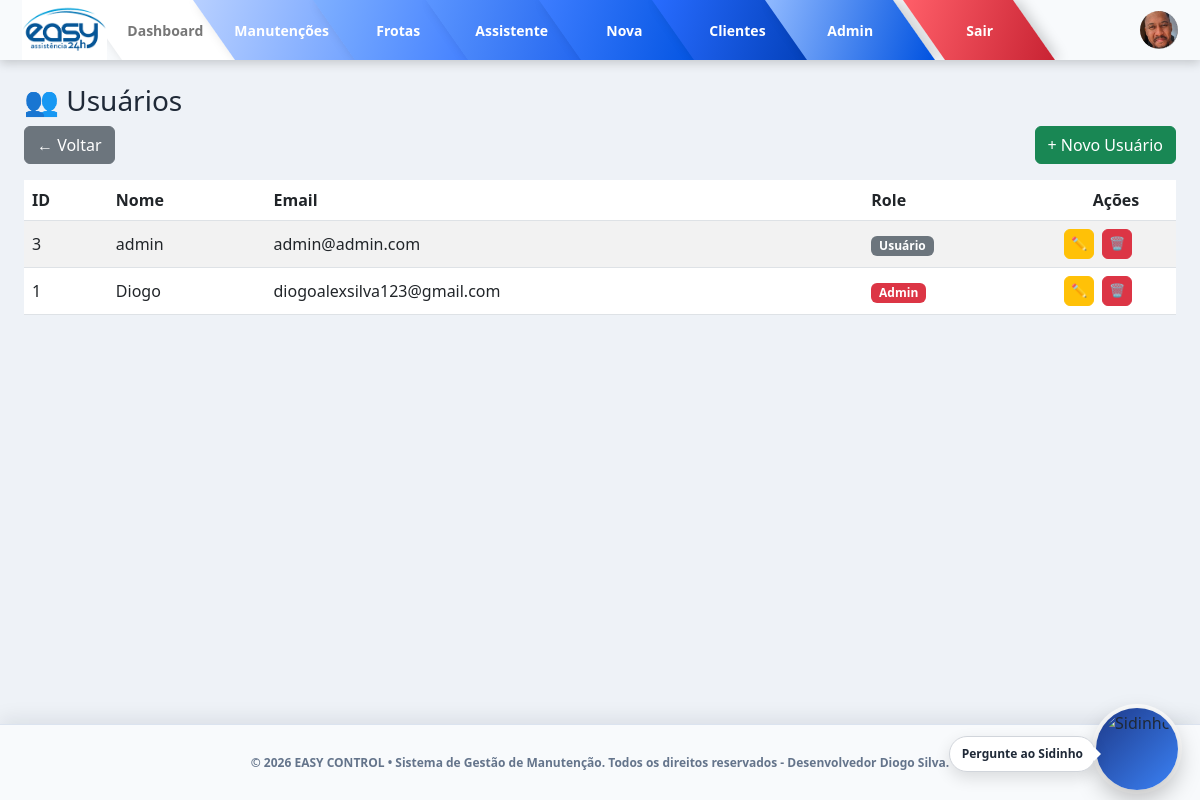
The page /admin/usuarios (signed in) on the database as committed earlier.
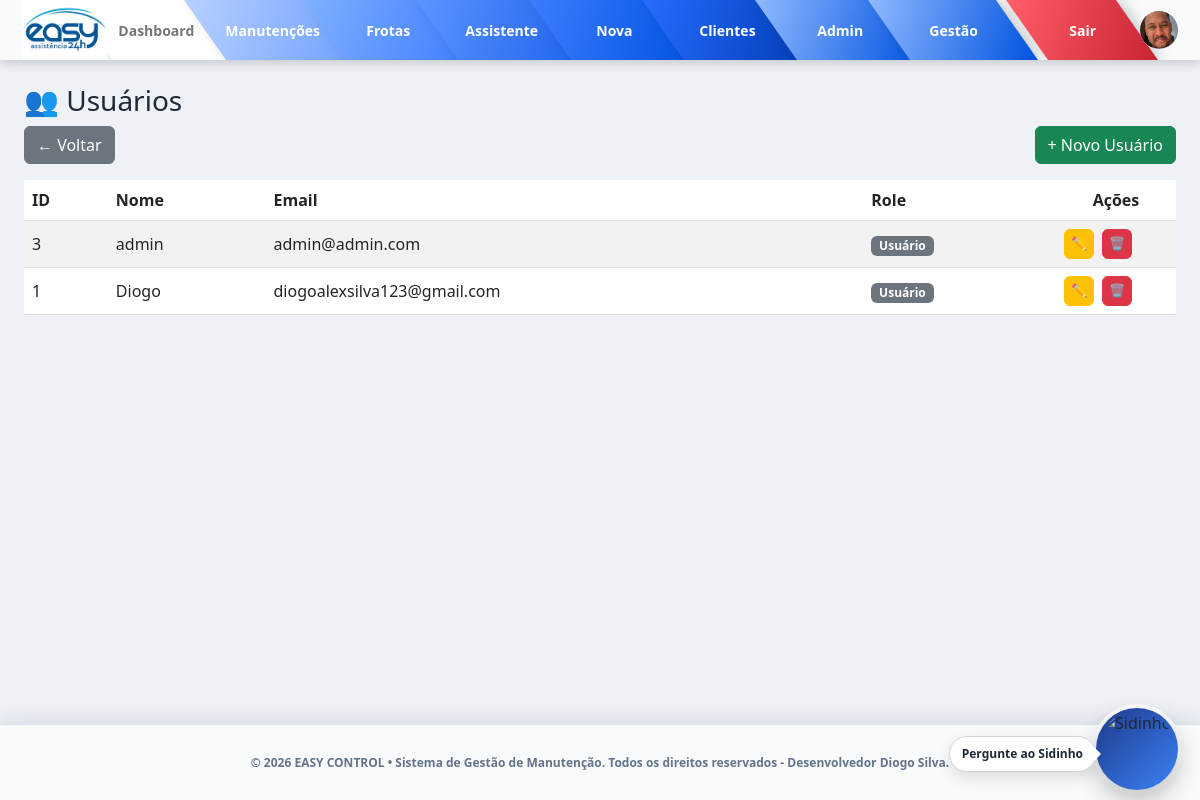
The same page on the database as committed later.
### models/usuario.py (models this page shows, shortened)
class Usuario(db.Model):
    __tablename__ = "usuarios"
    id = db.Column(db.Integer, primary_key=True)
    nome = db.Column(db.String(100), unique=True, nullable=False)
    email = db.Column(db.String(100))
    senha_hash = db.Column(db.String(200), nullable=False)
    role = db.Column(db.String(20), default="usuario")
    foto = db.Column(db.String(255))

### routes/admin.py (the view)
@admin_bp.route("/usuarios")
@admin_required
def listar_usuarios():
    usuarios = Usuario.query.order_by(Usuario.id.desc()).all()
    return render_template("admin/usuarios.html", usuarios=usuarios)

### utils/auth.py (called while the page is built)
def admin_required(f):
    @wraps(f)
    def decorated_function(*args, **kwargs):
        if not session.get("user_id"):
            return redirect("/login")
        if session.get("user_role") not in ["admin", "gestao"]:
            return "Acesso negado 🚫"
        return f(*args, **kwargs)
    return decorated_function

### templates/admin/usuarios.html
{% extends "base.html" %}
{% block content %}
<h3>👥 Usuários</h3>
<div class="d-flex justify-content-between align-items-center mb-3">
  <a href="/admin/" class="btn btn-secondary">
    ← Voltar
  </a>
  <a href="/admin/usuarios/novo" class="btn btn-success">
    + Novo Usuário
  </a>
</div>
<table class="table table-striped">
  <thead>
    <tr>
      <th>ID</th>
      <th>Nome</th>
      <th>Email</th>
      <th>Role</th>
      <th>Ações</th>
    </tr>
  </thead>
  <tbody>
    {% for u in usuarios %}
    <tr>
      <td>{{ u.id }}</td>
      <td>{{ u.nome }}</td>
      <td>{{ u.email }}</td>
      <td>
        {% if u.role == "admin" %}
          <span class="badge bg-danger">Admin</span>
        {% else %}
          <span class="badge bg-secondary">Usuário</span>
        {% endif %}
      </td>
      <td class="d-flex gap-2">
        <a href="/admin/usuarios/editar/{{ u.id }}"
           class="btn btn-sm btn-warning">
          ✏️
        </a>
        <a href="/admin/usuarios/excluir/{{ u.id }}"
           class="btn btn-sm btn-danger"
           onclick="return confirm('Tem certeza que deseja excluir?')">
          🗑️
        </a>
      </td>
    </tr>
    {% endfor %}
  </tbody>
</table>
{% endblock %}

### templates/base.html (shortened to what this page needs)
<!DOCTYPE html>
<html lang="pt-br">
<head>
  <link href="https://cdn.jsdelivr.net/npm/bootstrap@5.3.0/dist/css/bootstrap.min.css" rel="stylesheet">
  <link href="https://cdn.jsdelivr.net/npm/bootstrap-icons@1.10.5/font/bootstrap-icons.css" rel="stylesheet">
  <link rel="stylesheet" href="{{ url_for('static', filename='css/style.css') }}">
</head>
<body>
<nav class="top-menu-skew">
  <div class="top-logo">
    <img src="{{ url_for('static', filename='css/img/logo.png') }}" alt="Logo">
  </div>
  <div class="top-links">
    <a href="{{ url_for('dashboard.dashboard') }}" class="skew-item">
      <span>Dashboard</span>
    </a>
    <a href="{{ url_for('manutencao.lista') }}" class="skew-item">
      <span>Manutenções</span>
    </a>
    <a href="/frotas" class="skew-item">
      <span>Frotas</span>
    </a>
    <a href="/assistente" class="skew-item">
      <span>Assistente</span>
    </a>
    {% if session.get("user_role") in ["admin", "gestao"] %}
      <a href="{{ url_for('manutencao.nova') }}" class="skew-item">
        <span>Nova</span>
      </a>
      <a href="/clientes/" class="skew-item">
        <span>Clientes</span>
      </a>
      <a href="{{ url_for('admin.dashboard_admin') }}" class="skew-item">
        <span>Admin</span>
      </a>
    {% endif %}
    {% if session.get("user_role") == "gestao" %}
      <a href="/gestao/dashboard" class="skew-item">
        <span>Gestão</span>
      </a>
    {% endif %}
    <a href="/logout" class="skew-item sair">
      <span>Sair</span>
    </a>
  </div>
  <div class="top-user">
    {% if session.get("user_foto") %}
      <img src="{{ session.get('user_foto') }}" class="user-img">
    {% else %}
      <div class="user-img">👤</div>
    {% endif %}
  </div>
</nav>
<div class="content-top p-4">
  {% block content %}{% endblock %}
</div>
<div class="sidinho-widget">
  <div class="sidinho-bubble" id="sidinhoBubble" onclick="abrirFecharSidinho()">
    <div class="sidinho-bubble-alert">
      Pergunte ao Sidinho
    </div>
    <img src="{{ url_for('static', filename='css/img/sidinho.png') }}" alt="Sidinho">
  </div>
</div>
<footer class="app-footer">
  <div class="app-footer-content">
    <div class="app-footer-text">
      © 2026 EASY CONTROL • Sistema de Gestão de Manutenção. Todos os direitos reservados - Desenvolvedor Diogo Silva.
    </div>
  </div>
</footer>
</body>
</html>

Rows that differ between the two databases and show on the page:
changed Usuario "Diogo": role "Admin" → "Usuário"
Other text that changed with them:
text now shown: "Gestão"
